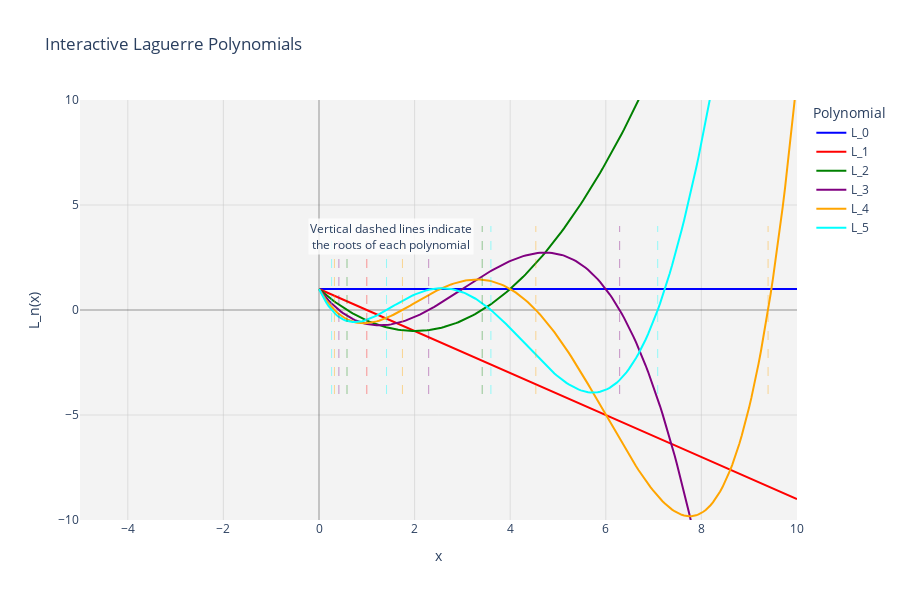

Notebook source saved alongside this figure:
### Markdown cell above
### 2.1 Visual Representation of Laguerre Polynomials

Now let's visualize these polynomials using both static (matplotlib) and interactive (plotly) plots:

### Code cell
# Import needed functions directly from quadrature module
from src.gaussian_quadrature.utils.quadrature import (
    laguerre_polynomial,
    laguerre_function_scaled,
    print_laguerre_polynomial,
    get_laguerre_coefficients
)
import plotly.graph_objects as go

# Generate points for visualization
x = jnp.linspace(0, 10, 200)

# Compute polynomial values for degrees 0 to 5
polynomials = {}
for n in range(6):
    polynomials[f'L_{n}'] = laguerre_polynomial(n, x)

# Create interactive Plotly visualization instead of matplotlib
fig = go.Figure()

# Color palette for different polynomial degrees
colors = ['blue', 'red', 'green', 'purple', 'orange', 'cyan']

# Add traces for each polynomial
for n, (name, values) in enumerate(polynomials.items()):
    fig.add_trace(go.Scatter(
        x=x,
        y=values,
        name=name,
        mode='lines',
        line=dict(width=2, color=colors[n % len(colors)])
    ))

# Add zeros/roots for each polynomial as vertical lines
for n in range(1, 6):  # Skip L_0 as it has no roots
    # Find zeros approximately by looking for sign changes
    y_vals = polynomials[f'L_{n}']
    zeros = []
    for i in range(1, len(y_vals)):
        if y_vals[i-1] * y_vals[i] <= 0:  # Sign change detected
            # Approximate zero position using linear interpolation
            t = -y_vals[i-1] / (y_vals[i] - y_vals[i-1])
            zero_x = x[i-1] + t * (x[i] - x[i-1])
            zeros.append(zero_x)
    
    # Add vertical lines at zeros
    for zero in zeros:
        fig.add_shape(
            type="line",
            x0=zero,
            y0=-4,
            x1=zero,
            y1=4,
            line=dict(color=colors[n % len(colors)], width=1, dash="dash"),
            opacity=0.4,
            name=f"Root of L_{n}"
        )

# Update layout with title, labels, and grid
fig.update_layout(
    title="Interactive Laguerre Polynomials",
    xaxis_title="x",
    yaxis_title="L_n(x)",
    legend_title="Polynomial",
    hovermode="closest",
    height=600,
    width=900,
    plot_bgcolor='rgba(240, 240, 240, 0.8)',  # Light gray background
    xaxis=dict(
        gridcolor='rgba(200, 200, 200, 0.5)',
        zerolinewidth=2,
        zerolinecolor='rgba(0, 0, 0, 0.2)',
        range=[-5, 10]
    ),
    yaxis=dict(
        gridcolor='rgba(200, 200, 200, 0.5)',
        zerolinewidth=2,
        zerolinecolor='rgba(0, 0, 0, 0.2)',
        range=[-10, 10]
    )
)

# Add annotations to explain the roots
fig.add_annotation(
    x=1.5, 
    y=3.5,
    text="Vertical dashed lines indicate<br>the roots of each polynomial",
    showarrow=False,
    bgcolor="rgba(255, 255, 255, 0.8)"
)

fig.show()

### Figure 1 — Plotly figure (JSON) as saved in the notebook; plotly's stock layout.template omitted (floating-point values rounded to 4 significant figures; data arrays with more than 128 entries replaced by an {"elided": "..."} marker saying what was removed)
{"data": [{"line": {"color": "blue", "width": 2}, "mode": "lines", "name": "L_0", "type": "scatter", "x": {"elided": "200 float values"}, "y": {"elided": "200 int values"}}, {"line": {"color": "red", "width": 2}, "mode": "lines", "name": "L_1", "type": "scatter", "x": {"elided": "200 float values"}, "y": {"elided": "200 float values"}}, {"line": {"color": "green", "width": 2}, "mode": "lines", "name": "L_2", "type": "scatter", "x": {"elided": "200 float values"}, "y": {"elided": "200 float values"}}, {"line": {"color": "purple", "width": 2}, "mode": "lines", "name": "L_3", "type": "scatter", "x": {"elided": "200 float values"}, "y": {"elided": "200 float values"}}, {"line": {"color": "orange", "width": 2}, "mode": "lines", "name": "L_4", "type": "scatter", "x": {"elided": "200 float values"}, "y": {"elided": "200 float values"}}, {"line": {"color": "cyan", "width": 2}, "mode": "lines", "name": "L_5", "type": "scatter", "x": {"elided": "200 float values"}, "y": {"elided": "200 float values"}}], "layout": {"annotations": [{"bgcolor": "rgba(255, 255, 255, 0.8)", "showarrow": false, "text": "Vertical dashed lines indicate<br>the roots of each polynomial", "x": 1.5, "y": 3.5}], "height": 600, "hovermode": "closest", "legend": {"title": {"text": "Polynomial"}}, "plot_bgcolor": "rgba(240, 240, 240, 0.8)", "shapes": [{"line": {"color": "red", "dash": "dash", "width": 1}, "name": "Root of L_1", "opacity": 0.4, "type": "line", "x0": 1, "x1": 1, "y0": -4, "y1": 4}, {"line": {"color": "green", "dash": "dash", "width": 1}, "name": "Root of L_2", "opacity": 0.4, "type": "line", "x0": 0.586, "x1": 0.586, "y0": -4, "y1": 4}, {"line": {"color": "green", "dash": "dash", "width": 1}, "name": "Root of L_2", "opacity": 0.4, "type": "line", "x0": 3.414, "x1": 3.414, "y0": -4, "y1": 4}, {"line": {"color": "purple", "dash": "dash", "width": 1}, "name": "Root of L_3", "opacity": 0.4, "type": "line", "x0": 0.4161, "x1": 0.4161, "y0": -4, "y1": 4}, {"line": {"color": "purple", "dash": "dash", "width": 1}, "name": "Root of L_3", "opacity": 0.4, "type": "line", "x0": 2.294, "x1": 2.294, "y0": -4, "y1": 4}, {"line": {"color": "purple", "dash": "dash", "width": 1}, "name": "Root of L_3", "opacity": 0.4, "type": "line", "x0": 6.29, "x1": 6.29, "y0": -4, "y1": 4}, {"line": {"color": "orange", "dash": "dash", "width": 1}, "name": "Root of L_4", "opacity": 0.4, "type": "line", "x0": 0.3232, "x1": 0.3232, "y0": -4, "y1": 4}, {"line": {"color": "orange", "dash": "dash", "width": 1}, "name": "Root of L_4", "opacity": 0.4, "type": "line", "x0": 1.746, "x1": 1.746, "y0": -4, "y1": 4}, {"line": {"color": "orange", "dash": "dash", "width": 1}, "name": "Root of L_4", "opacity": 0.4, "type": "line", "x0": 4.536, "x1": 4.536, "y0": -4, "y1": 4}, {"line": {"color": "orange", "dash": "dash", "width": 1}, "name": "Root of L_4", "opacity": 0.4, "type": "line", "x0": 9.395, "x1": 9.395, "y0": -4, "y1": 4}, {"line": {"color": "cyan", "dash": "dash", "width": 1}, "name": "Root of L_5", "opacity": 0.4, "type": "line", "x0": 0.2642, "x1": 0.2642, "y0": -4, "y1": 4}, {"line": {"color": "cyan", "dash": "dash", "width": 1}, "name": "Root of L_5", "opacity": 0.4, "type": "line", "x0": 1.413, "x1": 1.413, "y0": -4, "y1": 4}, {"line": {"color": "cyan", "dash": "dash", "width": 1}, "name": "Root of L_5", "opacity": 0.4, "type": "line", "x0": 3.596, "x1": 3.596, "y0": -4, "y1": 4}, {"line": {"color": "cyan", "dash": "dash", "width": 1}, "name": "Root of L_5", "opacity": 0.4, "type": "line", "x0": 7.086, "x1": 7.086, "y0": -4, "y1": 4}], "title": {"text": "Interactive Laguerre Polynomials"}, "width": 900, "xaxis": {"gridcolor": "rgba(200, 200, 200, 0.5)", "range": [-5, 10], "title": {"text": "x"}, "zerolinecolor": "rgba(0, 0, 0, 0.2)", "zerolinewidth": 2}, "yaxis": {"gridcolor": "rgba(200, 200, 200, 0.5)", "range": [-10, 10], "title": {"text": "L_n(x)"}, "zerolinecolor": "rgba(0, 0, 0, 0.2)", "zerolinewidth": 2}}}
